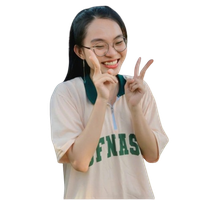
#> input picture src/images/congai4-removebg-preview.png, 200 x 200 px, found by its file name
$ python image.py
#> lines starting #> are read from the running program, lines starting #| are printed output that depends on the picture
# from PIL import Image


# def resize_image(input_path, output_path, size):
#     """
#     Resize an image to the specified size.

#     Parameters:
#         input_path (str): Path to the input image file.
#         output_path (str): Path to save the resized image.
#         size (tuple): The desired size as a tuple (width, height).
#     """
#     try:
#         # Open the image file
#         with Image.open(input_path) as img:
#             # Resize the image
#             img_resized = img.resize(size, Image.Resampling.LANCZOS)
#             # Save the resized image
#             img_resized.save(output_path)
#             print(f"Image successfully resized and saved to {output_path}")
#     except Exception as e:
#         print(f"Error resizing image: {e}")


# # Example usage
# input_image_path = "D:/birthday-web/src/images/congai4-removebg-preview.png"
# output_image_path = "D:/birthday-web/src/images/congai4-removebg-preview.png"
# desired_size = (200, 200)  # Width, Height in pixels

# resize_image(input_image_path, output_image_path, desired_size)

from PIL import Image


def mirror_image(input_path, output_path):
    """
    Create a mirrored version of an image (horizontal flip).

    Parameters:
        input_path (str): Path to the input image file.
        output_path (str): Path to save the mirrored image.
    """
    try:
        # Open the image file
        with Image.open(input_path) as img:
            # Mirror the image (horizontal flip)
#> img is the input picture: PIL image 200x200 RGBA; mean R, G, B, A 67.9, 61.6, 56.5, 101.7
            mirrored_img = img.transpose(Image.FLIP_LEFT_RIGHT)
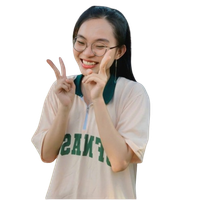
#> mirrored_img: PIL image 200x200 RGBA; mean R, G, B, A 67.9, 61.6, 56.5, 101.7; transparent parts drawn white
            # Save the mirrored image
            mirrored_img.save(output_path)
            print(f"Mirrored image successfully saved to {output_path}")
    except Exception as e:
        print(f"Error mirroring image: {e}")


# Example usage
input_image_path = "D:/birthday-web/src/images/congai4-removebg-preview.png"
output_image_path = "D:/birthday-web/src/images/congai4-removebg-preview_op.png"

mirror_image(input_image_path, output_image_path)
